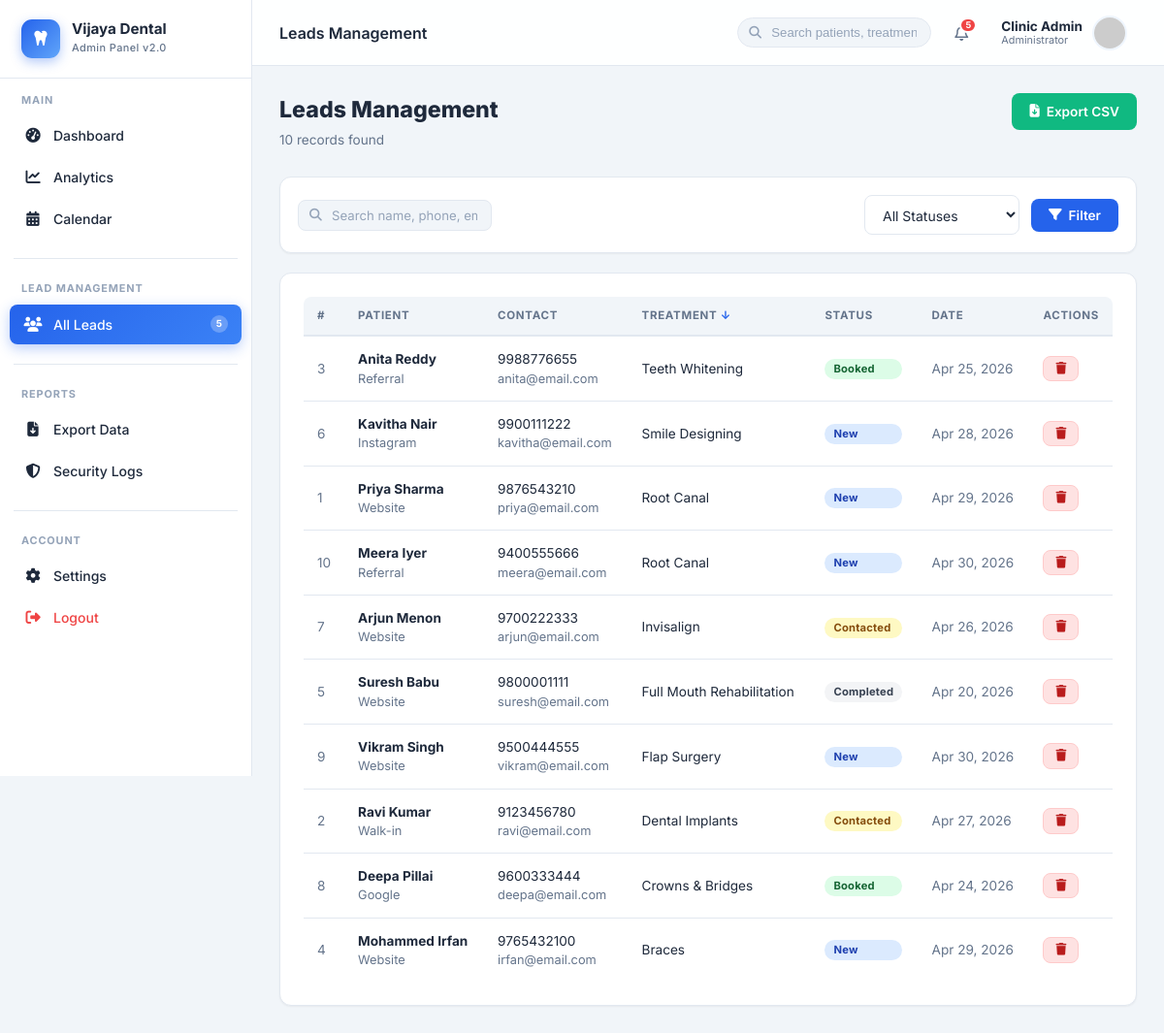
The app's page /leads.php?sort=treatment_interest&order=desc (signed in) with its own data.
### tables this page shows
CREATE TABLE IF NOT EXISTS leads (
    id                 INT AUTO_INCREMENT PRIMARY KEY,
    name               VARCHAR(100) NOT NULL,
    email              VARCHAR(100) DEFAULT '',
    phone              VARCHAR(20)  NOT NULL,
    treatment_interest VARCHAR(100) DEFAULT '',
    message            TEXT,
    status             ENUM('New','Contacted','Booked','Completed') DEFAULT 'New',
    source             VARCHAR(50)  DEFAULT 'Website',
    created_at         TIMESTAMP    DEFAULT CURRENT_TIMESTAMP
);

### leads.php (the view, shortened to what this page needs)
<?php
require_once __DIR__ . '/includes/header.php';
require_once __DIR__ . '/includes/sidebar.php';
require_once __DIR__ . '/includes/topbar.php';
$search  = isset($_GET['search'])  ? trim($conn->real_escape_string($_GET['search']))  : '';
$status  = isset($_GET['status'])  ? trim($conn->real_escape_string($_GET['status']))  : '';
$sort    = isset($_GET['sort'])    ? $conn->real_escape_string($_GET['sort'])           : 'created_at';
$order   = (isset($_GET['order']) && $_GET['order']==='asc') ? 'ASC' : 'DESC';
$where  = "WHERE 1=1";
$total_count = (int) $conn->query("SELECT COUNT(*) FROM leads $where")->fetch_row()[0];
$leads_res   = $conn->query("SELECT * FROM leads $where ORDER BY $sort $order");
function sortLink($col, $label, $cur_sort, $cur_order) {
    $next = ($cur_sort===$col && $cur_order==='DESC') ? 'asc' : 'desc';
    $icon = $cur_sort===$col ? ($cur_order==='DESC' ? ' ↓' : ' ↑') : '';
    $qs = http_build_query(array_merge($_GET, ['sort'=>$col,'order'=>$next]));
    return "<a href='leads.php?$qs' style='color:inherit;text-decoration:none;'>$label<span style='color:var(--primary);'>$icon</span></a>";
}
?>
<div class="content-wrapper">
    <div class="page-header">
        <div class="page-header-left">
            <h1 class="page-title">Leads Management</h1>
            <p class="page-subtitle"><?php echo $total_count; ?> records found</p>
        </div>
        <div class="d-flex ai-center gap-8">
            <a href="export.php<?php echo $status ? '?status='.$status : ''; ?>" class="btn btn-success">
                <i class="fas fa-file-arrow-down"></i> Export CSV
            </a>
        </div>
    </div>
    <div class="card" style="margin-bottom:20px;padding:18px;">
        <form method="GET" class="d-flex ai-center flex-wrap gap-8" style="gap:12px;">
            <div class="topbar-search" style="flex:1;min-width:260px;">
                <input type="text" name="search" class="form-control" style="border-radius:8px;"
                       value="<?php echo htmlspecialchars($search); ?>"
                       placeholder="Search name, phone, email, treatment…">
            </div>
            <select name="status" class="form-control" style="width:160px;" onchange="this.form.submit()">
                <option value="">All Statuses</option>
            </select>
            <button type="submit" class="btn btn-primary"><i class="fas fa-filter"></i> Filter</button>
        </form>
    </div>
    <div class="card">
        <div class="table-wrapper">
            <table>
                <thead>
                    <tr>
                        <th style="width:40px;"><?php echo sortLink('id','#',$sort,$order); ?></th>
                        <th><?php echo sortLink('name','Patient',$sort,$order); ?></th>
                        <th>Contact</th>
                        <th><?php echo sortLink('treatment_interest','Treatment',$sort,$order); ?></th>
                        <th><?php echo sortLink('status','Status',$sort,$order); ?></th>
                        <th><?php echo sortLink('created_at','Date',$sort,$order); ?></th>
                        <th style="width:80px;">Actions</th>
                    </tr>
                </thead>
                <tbody>
                    <?php if ($leads_res && $leads_res->num_rows > 0): ?>
                        <?php while ($lead = $leads_res->fetch_assoc()): ?>
                        <tr id="row-<?php echo $lead['id']; ?>">
                            <td class="text-muted"><?php echo $lead['id']; ?></td>
                            <td>
                                <div class="fw-700"><?php echo htmlspecialchars($lead['name']); ?></div>
                                <?php if($lead['source']): ?>
                                    <div class="text-muted text-sm"><?php echo htmlspecialchars($lead['source']); ?></div>
                                <?php endif; ?>
                            </td>
                            <td>
                                <div><?php echo htmlspecialchars($lead['phone']); ?></div>
                                <div class="text-muted text-sm"><?php echo htmlspecialchars($lead['email']); ?></div>
                            </td>
                            <td><?php echo htmlspecialchars($lead['treatment_interest'] ?: '—'); ?></td>
                            <td>
                                <select class="badge badge-<?php echo strtolower($lead['status']); ?>"
                                        id="status-<?php echo $lead['id']; ?>"
                                        onchange="updateStatus(<?php echo $lead['id']; ?>, this.value)"
                                        style="border:none;outline:none;cursor:pointer;font-family:inherit;font-weight:700;font-size:0.7rem;appearance:none;-webkit-appearance:none;">
                                    <?php foreach(['New','Contacted','Booked','Completed'] as $s): ?>
                                        <option value="<?php echo $s; ?>" <?php echo $lead['status']===$s?'selected':''; ?>><?php echo $s; ?></option>
                                    <?php endforeach; ?>
                                </select>
                            </td>
                            <td class="text-muted"><?php echo date('M j, Y', strtotime($lead['created_at'])); ?></td>
                            <td>
                                <button onclick="deleteLead(<?php echo $lead['id']; ?>)" class="btn btn-danger btn-sm" title="Delete">
                                    <i class="fas fa-trash"></i>
                                </button>
                            </td>
                        </tr>
                        <?php endwhile; ?>
                    <?php endif; ?>
                </tbody>
            </table>
        </div>
    </div>
</div>
<?php require_once __DIR__ . '/includes/footer.php'; ?>

### assets/css/style.css (style rules this page uses)
:root { --primary: #2563eb; --primary-dark: #1d4ed8; --primary-light: #eff6ff; --primary-ring: rgba(37, 99, 235, 0.15); --secondary: #10b981; --secondary-dark:#059669; --accent: #f59e0b; --danger: #ef4444; --text-main: #1e293b; --text-muted: #64748b; --text-light: #94a3b8; --bg-main: #f1f5f9; --bg-card: #ffffff; --border: #e2e8f0; --sidebar-w: 260px; --topbar-h: 68px; --shadow-xs: 0 1px 2px rgba(0,0,0,.05); --shadow-sm: 0 2px 8px rgba(0,0,0,.07); --shadow-md: 0 8px 24px rgba(0,0,0,.08); --shadow-lg: 0 16px 48px rgba(0,0,0,.12); --radius-sm: 8px; --radius: 12px; --radius-lg: 16px; --transition: all 0.22s ease; }
*, *::before, *::after { box-sizing: border-box; margin: 0; padding: 0; }
html { scroll-behavior: smooth; }
body { font-family: 'Inter', system-ui, -apple-system, sans-serif; background: var(--bg-main); color: var(--text-main); overflow-x: hidden; font-size: 14px; line-height: 1.5; }
a { text-decoration: none; color: inherit; }
button { font-family: inherit; }
.topbar-search { position: relative; }
.topbar-search input { background: var(--bg-main); border: 1.5px solid var(--border); border-radius: 20px; padding: 7px 14px 7px 34px; font-size: 0.825rem; outline: none; width: 200px; color: var(--text-main); transition: var(--transition); }
.topbar-search input::placeholder { color: var(--text-light); }
.content-wrapper { padding: 28px; animation: fadeUp 0.38s ease; }
.page-header { margin-bottom: 28px; display: flex; align-items: flex-start; justify-content: space-between; gap: 16px; flex-wrap: wrap; }
.page-header-left .page-title { font-size: 1.45rem; font-weight: 800; color: var(--text-main); }
.page-header-left .page-subtitle { font-size: 0.85rem; color: var(--text-muted); margin-top: 3px; }
.card { background: var(--bg-card); border-radius: var(--radius); box-shadow: var(--shadow-xs); border: 1px solid var(--border); padding: 24px; }
.table-wrapper { overflow-x: auto; border-radius: var(--radius-sm); }
table { width: 100%; border-collapse: collapse; font-size: 0.85rem; }
thead th { text-align: left; padding: 11px 14px; background: var(--bg-main); color: var(--text-muted); font-weight: 700; font-size: 0.72rem; text-transform: uppercase; letter-spacing: 0.06em; border-bottom: 2px solid var(--border); white-space: nowrap; }
tbody td { padding: 13px 14px; border-bottom: 1px solid var(--border); vertical-align: middle; transition: background 0.15s; }
tbody tr:last-child td { border-bottom: none; }
.badge { display: inline-flex; align-items: center; padding: 3px 9px; border-radius: 20px; font-size: 0.7rem; font-weight: 700; letter-spacing: 0.02em; white-space: nowrap; }
.badge-new { background: #dbeafe; color: #1e40af; }
.badge-contacted { background: #fef9c3; color: #854d0e; }
.badge-booked { background: #dcfce7; color: #166534; }
.badge-completed { background: #f3f4f6; color: #374151; }
.form-control { width: 100%; padding: 10px 14px; border: 1.5px solid var(--border); border-radius: var(--radius-sm); font-size: 0.875rem; color: var(--text-main); background: #fff; outline: none; transition: var(--transition); font-family: inherit; }
.form-control::placeholder { color: var(--text-light); }
select.form-control { cursor: pointer; }
.btn { display: inline-flex; align-items: center; justify-content: center; gap: 7px; padding: 9px 18px; border-radius: var(--radius-sm); font-weight: 600; font-size: 0.85rem; cursor: pointer; border: none; transition: var(--transition); white-space: nowrap; text-decoration: none; font-family: inherit; }
.btn-primary { background: var(--primary); color: #fff; }
.btn-success { background: var(--secondary); color: #fff; }
.btn-danger { background: #fee2e2; color: #b91c1c; border: 1.5px solid #fecaca; }
.btn-sm { padding: 6px 12px; font-size: 0.78rem; }
.text-muted { color: var(--text-muted); }
.text-sm { font-size: 0.8rem; }
.fw-700 { font-weight: 700; }
.gap-8 { gap: 8px; }
.d-flex { display: flex; }
.ai-center { align-items: center; }
.flex-wrap { flex-wrap: wrap; }

### records on screen
leads: id "3", name "Anita Reddy", source "Referral", phone "9988776655", email "anita@email.com", treatment_interest "Teeth Whitening", status+id "Booked", created_at "Apr 25, 2026"
leads: id "6", name "Kavitha Nair", source "Instagram", phone "9900111222", email "kavitha@email.com", treatment_interest "Smile Designing", status+id "New", created_at "Apr 28, 2026"
leads: id "1", name "Priya Sharma", source "Website", phone "9876543210", email "priya@email.com", treatment_interest "Root Canal", status+id "New", created_at "Apr 29, 2026"
leads: id "10", name "Meera Iyer", source "Referral", phone "9400555666", email "meera@email.com", treatment_interest "Root Canal", status+id "New", created_at "Apr 30, 2026"
leads: id "7", name "Arjun Menon", source "Website", phone "9700222333", email "arjun@email.com", treatment_interest "Invisalign", status+id "Contacted", created_at "Apr 26, 2026"
leads: id "5", name "Suresh Babu", source "Website", phone "9800001111", email "suresh@email.com", treatment_interest "Full Mouth Rehabilitation", status+id "Completed", created_at "Apr 20, 2026"
leads: id "9", name "Vikram Singh", source "Website", phone "9500444555", email "vikram@email.com", treatment_interest "Flap Surgery", status+id "New", created_at "Apr 30, 2026"
leads: id "2", name "Ravi Kumar", source "Walk-in", phone "9123456780", email "ravi@email.com", treatment_interest "Dental Implants", status+id "Contacted", created_at "Apr 27, 2026"
leads: id "8", name "Deepa Pillai", source "Google", phone "9600333444", email "deepa@email.com", treatment_interest "Crowns & Bridges", status+id "Booked", created_at "Apr 24, 2026"
leads: id "4", name "Mohammed Irfan", source "Website", phone "9765432100", email "irfan@email.com", treatment_interest "Braces", status+id "New", created_at "Apr 29, 2026"

### other values on screen
$new_leads_count "5"
$pageTitle "Leads Management"
$_SESSION['admin_name'] "Clinic Admin"
$total_count "10"
$label "# PATIENT TREATMENT STATUS DATE"
$icon "↓"
